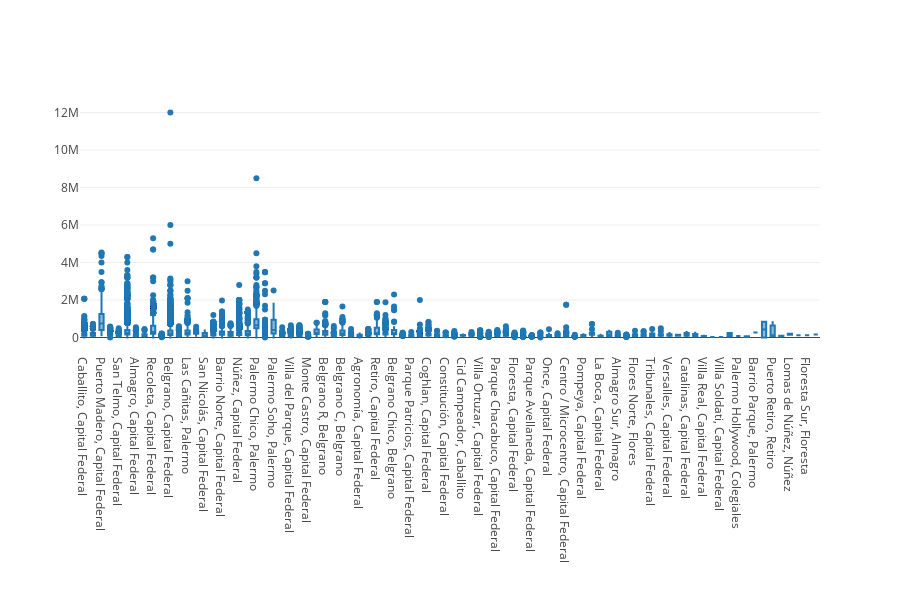

The code cell stored with this chart in its notebook:
### Code cell
fig = go.Figure()
fig.add_trace(go.Box(x = df["Location"],y = df["Price"]))
fig.update_layout(template = None, height = 600, margin = {'b':250})
fig.update_xaxes(type = "category")

### Figure 1 — Plotly figure (JSON) as saved in the notebook; plotly's stock layout.template omitted (floating-point values rounded to 4 significant figures; data arrays with more than 128 entries replaced by an {"elided": "..."} marker saying what was removed)
{"data": [{"type": "box", "x": {"elided": "58415 str values"}, "y": {"elided": "58415 int values"}}], "layout": {"height": 600, "margin": {"b": 250}, "xaxis": {"type": "category"}}}
